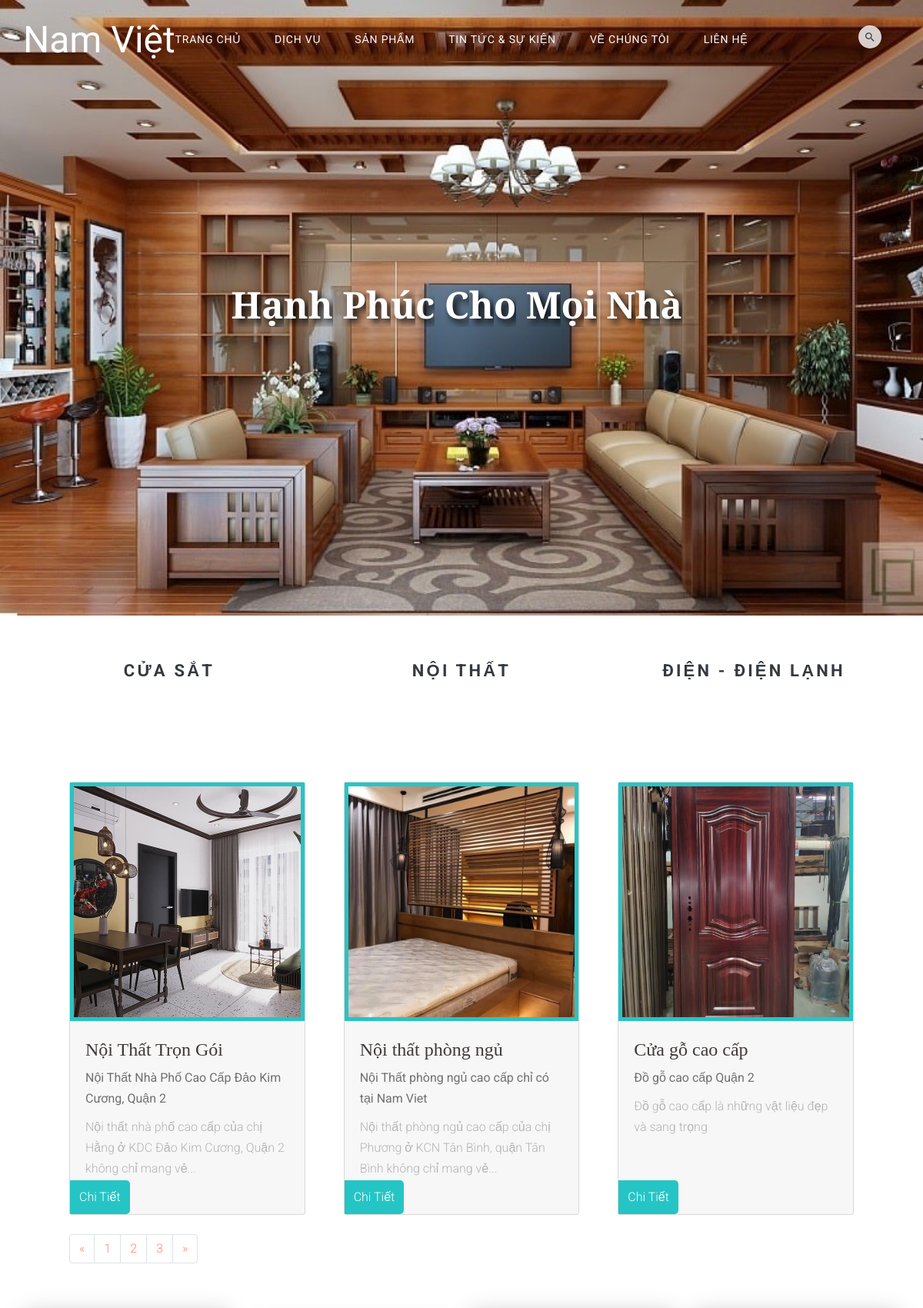
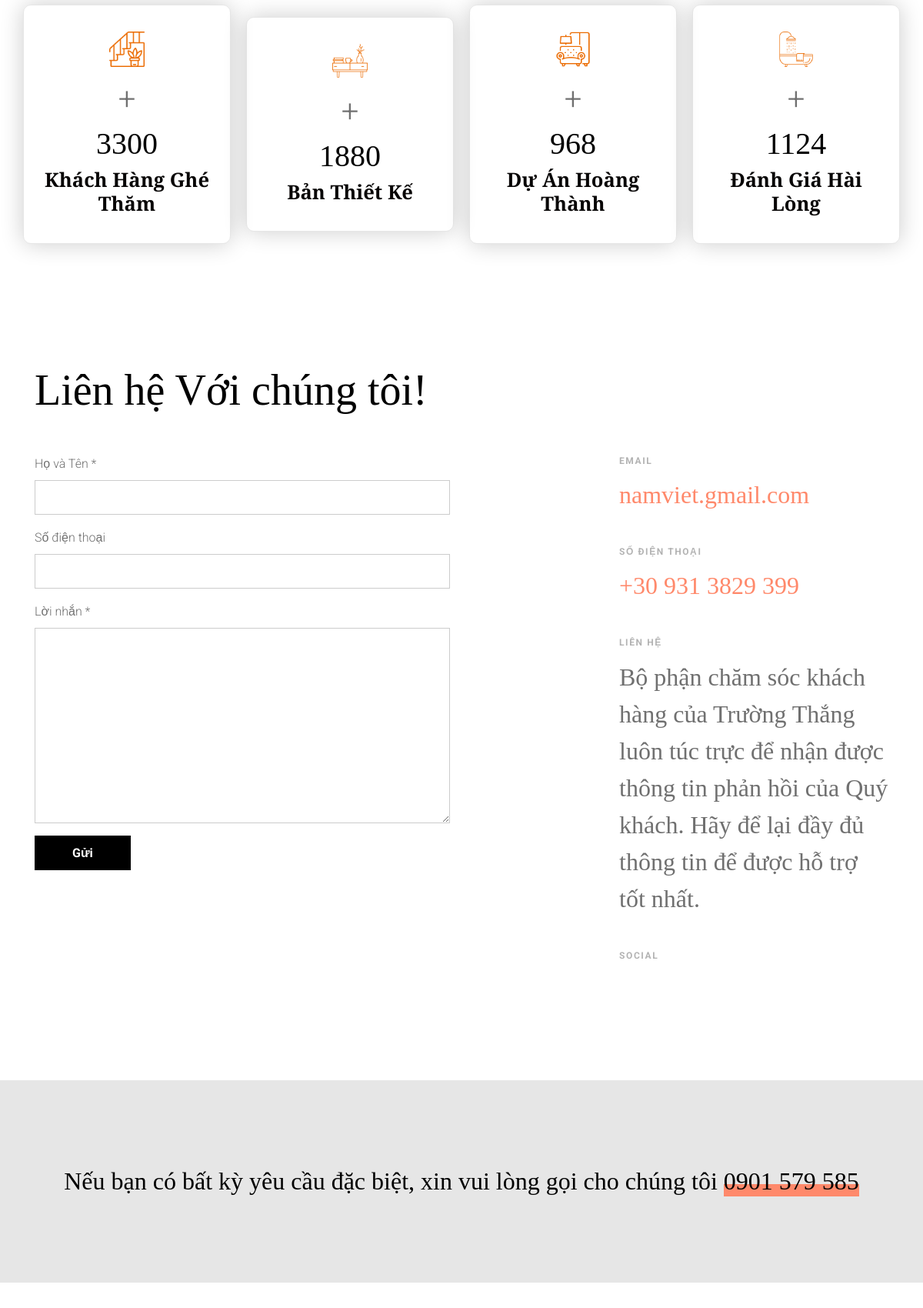
The page /product.php (upper part) on the database its author committed (2 pictures, top to bottom).
### tables this page shows
CREATE TABLE `tbl_category` (
  `cat_id` int(11) NOT NULL,
  `cat_name` varchar(255) NOT NULL,
  `slug` varchar(255) NOT NULL
);

CREATE TABLE `tbl_post` (
  `id` int(11) NOT NULL,
  `name` varchar(255) NOT NULL,
  `slug` varchar(255) NOT NULL,
  `cat` int(11) NOT NULL,
  `tomtat` text NOT NULL,
  `content` text NOT NULL,
  `noidung` text NOT NULL,
  `times` timestamp NOT NULL DEFAULT current_timestamp() ON UPDATE current_timestamp(),
  `img` varchar(200) NOT NULL
);

### classes/category.php (called while the page is built, shortened)
<?php
    $filepath = realpath(dirname(__FILE__));
    include_once ($filepath. '/../lib/database.php');
?>
<?php
    class category {
        private $db;
        public function __construct() {
            $this->db = new Database();
        }
        public function show_category(){
            $query = "SELECT * FROM tbl_category ORDER BY cat_id DESC";
            $result = $this->db->select($query);
            return $result;
        }
    }
?>

### lib/database.php (called while the page is built, shortened)
<?php
class Database{
  public $host   = DB_HOST;
  public $user   = DB_USER;
  public $pass   = DB_PASS;
  public $dbname = DB_NAME;
  public $link;
private function connectDB(){
  $this -> link = new mysqli($this->host, $this->user, $this->pass, $this->dbname);
    mysqli_set_charset($this->link, 'UTF8');
}
public function select($query){
  $result = $this->link->query($query) or
  die($this->link->error.__LINE__);
  if($result->num_rows > 0){
    return $result;
  } else {
    return false;
  }
}
}
?>

### classes/post.php (called while the page is built, shortened)
<?php
    $filepath = realpath(dirname(__FILE__));
    include_once ($filepath. '/../lib/database.php');
?>
<?php
    class post {
        private $db;
        public function __construct() {
            $this->db = new Database();
        }
        public function show_post_noi_that(){
            $query = "SELECT * FROM tbl_post WHERE cat = 1 ORDER BY times DESC";
            $result = $this->db->select($query);
            return $result;
        }
    }
?>

### product.php (the view, shortened to what this page needs)
<?php
include 'inc/header.php';
?>
<div class="untree_co--site-wrap">
  <main class="site-untree_co--main">
    <div class="untree_co--site-hero inner-page" style="background-image: url('public/images/pk3.jpg')">
      <div class="container">
        <div class="row align-items-center justify-content-center">
          <div class="col-md-7 text-center">
            <div class="site-hero-contents" data-aos="fade-up">
              <h3 class="hero-heading text-white">Hạnh Phúc Cho Mọi Nhà</h3>
            </div>
          </div>
        </div>
      </div>
    </div>
    <div class="clear40"></div>
    <div class="wrapper-product">
      <div class="product-menu text-center">
        <div class="container">
          <div class="row">
            <?php
              $show_cat = $cat -> show_category();
              if($show_cat){
                while($result = $show_cat->fetch_assoc()){
              ?>
            <div class="col-md-4">
              <a href="san-pham/<?php echo $result['slug'] ?>" title="<?php echo $result['cat_name'] ?>"
                class="fs-18 text-dark readmore">
                <?php echo $result['cat_name'] ?>
              </a>
            </div>
            <?php } } ?>
          </div>
        </div>
      </div>
      <div class="clear20"></div>
      <div class="product-noithat">
      </div>
      <div class="clear40"></div>
      <div class="blog-section">
        <div class="setion-content blog">
          <div class="cards">
            <?php
              $show_post = $ps -> show_post_noi_that();
              if($show_post){
                while($result_post = $show_post->fetch_assoc()){
            ?>
            <div class="card">
              <div class="image-section">
                <a class="image-section-link" href="chi-tiet/<?php echo $result_post['slug'] ?>"
                  title="<?php echo $result_post['name'] ?>"><img src="public/images/<?php echo $result_post['img'] ?>"
                    alt=""></a>
              </div>
              <div class="article">
                <h4><?php echo $result_post['name'] ?></h4>
                <strong><?php echo $result_post['content'] ?></strong>
                <p><?php echo $result_post['tomtat'] ?></p>
              </div>
              <div class="blog-view">
                <a href="chi-tiet/<?php echo $result_post['slug'] ?>" title="<?php echo $result_post['name'] ?>">
                  Chi Tiết
                </a>
              </div>
            </div>
            <?php } } ?>
          </div>
          <nav aria-label="Page navigation example">
            <ul class="pagination">
              <li class="page-item">
                <a class="page-link" href="#" aria-label="Previous">
                  <span aria-hidden="true">&laquo;</span>
                </a>
              </li>
              <li class="page-item"><a class="page-link" href="#">1</a></li>
              <li class="page-item"><a class="page-link" href="#">2</a></li>
              <li class="page-item"><a class="page-link" href="#">3</a></li>
              <li class="page-item">
                <a class="page-link" href="#" aria-label="Next">
                  <span aria-hidden="true">&raquo;</span>
                </a>
              </li>
            </ul>
          </nav>
        </div>
      </div>
    </div>
    <div class="countUp">
      <div class="Counter Counter_menber">
        <div class="Counter_img">
          <img src="public/images/icon-duan.png" alt="">
        </div>
        <span>+</span>
        <h1>3300 </h1>
        <h2>Khách Hàng Ghé Thăm</h2>
      </div>
      <div class="Counter Counter_ghetham">
        <div class="Counter_img">
          <img src="public/images/icon-ghetham.png" alt="">
        </div>
        <span>+</span>
        <h1>3300</h1>
        <h2>Bản Thiết Kế</h2>
      </div>
      <div class="Counter Counter_thietke">
        <div class="Counter_img">
          <img src="public/images/icon-thietke.png" alt="">
        </div>
        <span>+</span>
        <h1>3300</h1>
        <h2>Dự Án Hoàng Thành</h2>
      </div>
      <div class="Counter Counter_hailong">
        <div class="Counter_img">
          <img src="public/images/icon-hailong.png" alt="">
        </div>
        <span>+</span>
        <h1>95</h1>
        <h2>Đánh Giá Hài Lòng</h2>
      </div>
    </div>
    <div class="untree_co--site-section">
      <div class="container">
        <div class="row">
          <div class="col-12" data-aos="fade-up">
            <h2 class="display-4 mb-5">Liên hệ Với chúng tôi!</h2>
          </div>
          <div class="col-md-6 mb-5 mb-md-0" data-aos="fade-up" data-aos-delay="100">
            <form action="" method="post">
              <div class="form-group">
                <label for="name">Họ và Tên *</label>
                <input type="text" class="form-control" id="name" name="name"
                  value="<?php if(!empty($name)){echo $name;}?>">
              </div>
              <div class="form-group">
                <label for="phone">Số điện thoại</label>
                <input type="text" class="form-control" id="phone" name="phone"
                  value="<?php if(!empty($phone)){echo $phone;}?>">
              </div>
              <div class="form-group">
                <label for="message">Lời nhắn *</label>
                <textarea name="message" class="form-control" id="message" cols="30"
                  rows="10"><?php if(!empty($message)){echo $message;}?></textarea>
              </div>
              <div class="form-group">
                <input type="submit" name="submit" value="Gửi" class="btn btn-black px-5 text-white">
              </div>
            </form>
          </div>
          <div class="col-md-4 ml-auto" data-aos="fade-up" data-aos-delay="200">
            <div class="media-29190">
              <span class="label">Email</span>
              <p><a href="#">namviet.gmail.com</a></p>
            </div>
            <div class="media-29190">
              <span class="label">Số điện thoại</span>
              <p><a href="#">+30 931 3829 399</a></p>
            </div>
            <div class="media-29190">
              <span class="label">Liên Hệ</span>
              <p>Bộ phận chăm sóc khách hàng của Trường Thắng luôn túc trực để nhận được thông tin phản hồi của Quý
                khách. Hãy để lại đầy đủ thông tin để được hỗ trợ tốt nhất.</p>
            </div>
            <div class="media-29190">
              <span class="label">Social</span>
            </div>
          </div>
        </div>
      </div>
    </div>
    <div class="untree_co--site-section py-5 bg-body-darker cta">
      <div class="container">
        <div class="row">
          <div class="col-12 text-center">
            <h3 class="m-0 p-0">Nếu bạn có bất kỳ yêu cầu đặc biệt, xin vui lòng gọi cho chúng tôi <a
                href="tel://0901579585">0901 579 585</a></h3>
          </div>
        </div>
      </div>
    </div>
  </main>
</div>
<?php include 'inc/footer.php' ?>

### rows shown on the page
tbl_category: cat_name "CỬA SẮT"
tbl_category: cat_name "NỘI THẤT"
tbl_category: cat_name "ĐIỆN - ĐIỆN LẠNH"
tbl_post: img (picture), name "Nội Thất Trọn Gói", content "Nội Thất Nhà Phố Cao Cấp Đảo Kim Cương, Quận 2", tomtat "Nội thất nhà phố cao cấp của chị Hằng ở KDC Đảo Kim Cương, Quận 2 không chỉ mang vẻ..."
tbl_post: img (picture), name "Nội thất phòng ngủ", content "Nội Thất phòng ngủ cao cấp chỉ có tại Nam Viet", tomtat "Nội thất phòng ngủ cao cấp của chị Phương ở KCN Tân Bình, quận Tân Bình không chỉ mang vẻ..."
tbl_post: img (picture), name "Cửa gỗ cao cấp", content "Đồ gỗ cao cấp Quận 2", tomtat "Đồ gỗ cao cấp là những vật liệu đẹp và sang trọng"
